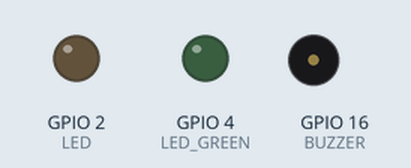
A sketch run on a simulated ESP32. Parts: output pins drawn as LEDs (lit = HIGH), buzzer (waves = sounding, pin HIGH). Dashed ring = blinking.

Above: at 1.0 s.
At 2.5 s:
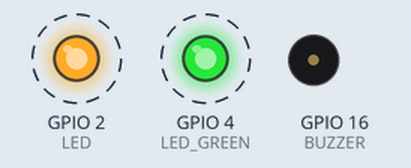
Timing chart, 0 to 4.6 s (numbered marks = the images above):
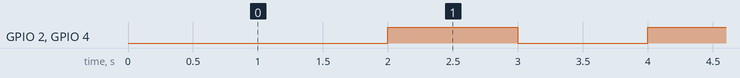

The sketch:

001_first_examples_LED_blinking.ino
```cpp
#define LED 2
#define LED_GREEN 4
#define BUZZER 16
#define BUTTON_GREEN 27

int buttonState = 0;

void setup() {
  // put your setup code here, to run once:
  pinMode(LED, OUTPUT);
  pinMode(LED_GREEN, OUTPUT);
  pinMode(BUZZER, OUTPUT);

  pinMode(BUTTON_GREEN, INPUT);
}

void loop() {
  // put your main code here, to run repeatedly:

  delay(1000);
  digitalWrite(LED, LOW);
  digitalWrite(LED_GREEN, LOW);
  delay(1000);
  digitalWrite(LED, HIGH);
  digitalWrite(LED_GREEN, HIGH);

  //buttonState = digitalRead(BUTTON_GREEN);
  //Serial.println(buttonState);
  //if (buttonState == HIGH)
  //{
  //  digitalWrite(LED_GREEN, HIGH);
  //}
  //else
  //{
  //  digitalWrite(LED_GREEN, LOW);
  //}

  //delay(3000);
  //digitalWrite(LED,LOW);
  //digitalWrite(LED_GREEN, LOW);
  //digitalWrite(BUZZER, LOW);
  //delay(3000);
  //digitalWrite(LED,HIGH);
  //digitalWrite(LED_GREEN, HIGH);
  //digitalWrite(BUZZER, HIGH);
}


 
```

Measured:
- by itself, GPIO 2 (LED), GPIO 4 (LED_GREEN): alternates HIGH for 1.0 s and LOW for 1.0 s
